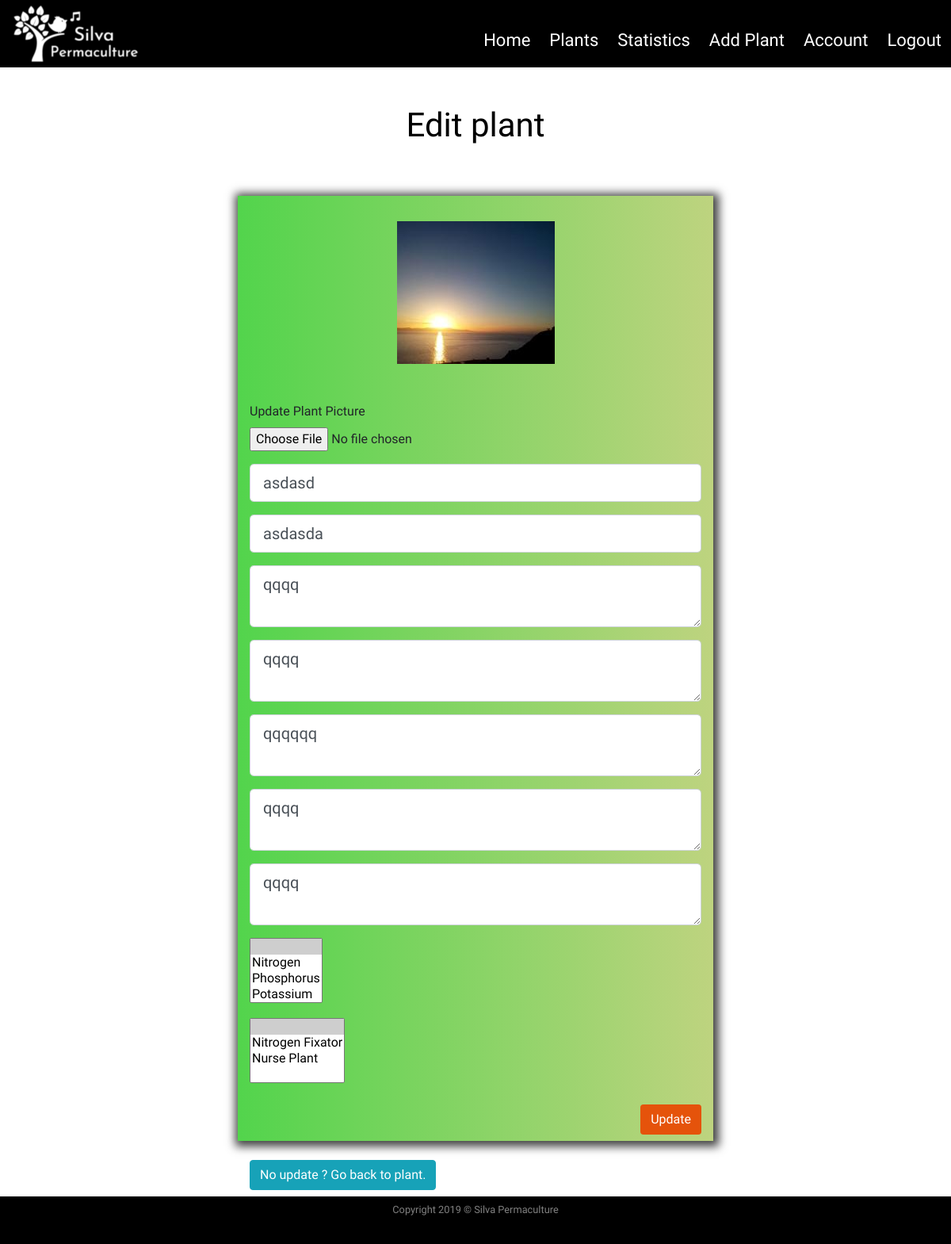
Screenshot of /plants/14/edit (signed in) with the database file from the repository.
### silvapermaculture/models.py (models this page shows, shortened)
class SearchitMixin(object):
    @classmethod
    def search(cls, expression, page, per_page):
        ids, total = search_index(cls.__tablename__, expression, page, per_page)
        if total == 0:
            return cls.query.filter_by(id=0), 0
        when = []
        for i in range(len(ids)):
            when.append((ids[i],i))
        return cls.query.filter(cls.id.in_(ids)).order_by(
            db.case(when, value=cls.id)), total

class Plants(SearchitMixin, db.Model):
    __searchit__ = ['common_name', 'botanical_name', 'medicinal', 'region']
    id = db.Column(db.Integer, primary_key=True)
    common_name = db.Column(db.String(40), nullable=False)
    botanical_name = db.Column(db.String(80), unique=True, nullable=False)
    short_description = db.Column(db.Text, nullable=False)
    medicinal = db.Column(db.Text, nullable=False)
    other_uses = db.Column(db.Text, nullable=False)
    habitats = db.Column(db.Text, nullable=False)
    region = db.Column(db.Text, nullable=False)
    image_file = db.Column(db.String(20), default='default_plant_pic.jpg')
    date_added = db.Column(db.DateTime, nullable=False, default=datetime.utcnow)
    user_id = db.Column(db.Integer, db.ForeignKey('user.id'), nullable=False)
    dna = db.relationship('DNA', secondary = plants_dna_table)  # Dynamic_Nutrient_Accumulated
    nfn = db.relationship('NFN', secondary = plants_nfn_table)  # Nitrogen_Fixers_Nursing

### silvapermaculture/plants/routes.py (the view)
@plants.route("/plants/<int:plant_id>/edit", methods=['GET', 'POST'])
@login_required# User must be logged in to create a new plant
def update_plant(plant_id):
    plant = Plants.query.get_or_404(plant_id)
    if plant.author != current_user:
        abort(403)
    form = UpdatePlantForm()
    if form.validate_on_submit():
        if form.plantPic.data:
            picture_file = save_plant_picture(form.plantPic.data)
            plant.image_file = picture_file
        plant.common_name = form.common_name.data
        plant.botanical_name = form.botanical_name.data
        plant.short_description = form.short_description.data
        plant.medicinal = form.medicinal.data
        plant.habitats = form.habitats.data
        plant.other_uses = form.other_uses.data
        plant.region = form.region.data
        plant.dna = form.dna.data
        plant.nfn = form.nfn.data
        db.session.commit()
        flash(f'You have successfully updated the plant !', 'success')
        return redirect(url_for('plants.plant', plant_id=plant.id))
    elif request.method == 'GET':
        form.common_name.data = plant.common_name
        form.botanical_name.data = plant.botanical_name
        form.short_description.data = plant.short_description
        form.medicinal.data = plant.medicinal
        form.habitats.data = plant.habitats
        form.other_uses.data = plant.other_uses
        form.region.data = plant.region
        form.dna.data = plant.dna
        form.nfn.data = plant.nfn
    back_to_plant = url_for('plants.plant', plant_id=plant.id)
    image_file = url_for('static', filename='img/plants/' + plant.image_file)
    return render_template('update_plant.html', title='Update plant', image_file=image_file,
                           form=form, return_to_page=back_to_plant)

### silvapermaculture/models.py (called while the page is built)
@login_manager.user_loader
def load_user(user_id):
    return User.query.get(int(user_id))

### silvapermaculture/plants/forms.py (called while the page is built)
def enabled_dna():
    return DNA.query

def enabled_nfn():
    return NFN.query

### silvapermaculture/templates/update_plant.html (shortened to what this page needs)
{% extends "layout.html" %}
    {% block content %}
        <div class="row my-3">
            <div class="col-12">
                <h1 class="text-center my-4 py-2" id="headingOther">Edit plant </h1>
            </div>
        </div>
        <div class="row">
            <div class="col-12 col-lg-6 mx-auto my-3" id="login">
                    <img class="img-fluid my-2 py-4 mx-auto d-block" src="{{ image_file }}"  alt="Default plant image"/>
                    <form id="registration" class="my-4" method="POST" action="" enctype="multipart/form-data">
                          <div class="form-group">
                              {{ form.plantPic.label() }}
                              {{ form.plantPic(class="form-control-file") }}
                          </div>
                          <div class="form-group">
                              {% if form.common_name.errors %}
                                {{ form.common_name(class="form-control form-control-lg is-invalid") }}
                                <div class="invalid-feedback">
                                    {% for error in form.common_name.errors %}
                                        <span>{{ error }}</span>
                                    {% endfor %}
                                </div>
                              {% else %}
                              {{ form.common_name(class="form-control form-control-lg") }}
                              {% endif %}
                          </div>
                          <div class="form-group">
                              {% if form.botanical_name.errors %}
                                {{ form.botanical_name(class="form-control form-control-lg is-invalid") }}
                                <div class="invalid-feedback">
                                    {% for error in form.botanical_name.errors %}
                                        <span>{{ error }}</span>
                                    {% endfor %}
                                </div>
                              {% else %}
                              {{ form.botanical_name(class="form-control form-control-lg") }}
                              {% endif %}
                          </div>
                          <div class="form-group">
                              {% if form.short_description.errors %}
                                {{ form.short_description(class="form-control form-control-lg is-invalid") }}
                                <div class="invalid-feedback">
                                    {% for error in form.short_description.errors %}
                                        <span>{{ error }}</span>
                                    {% endfor %}
                                </div>
                              {% else %}
                              {{ form.short_description(class="form-control form-control-lg") }}
                              {% endif %}
                          </div>
                          <div class="form-group">
                              {% if form.medicinal.errors %}
                                {{ form.medicinal(class="form-control form-control-lg is-invalid") }}
                                <div class="invalid-feedback">
                                    {% for error in form.medicinal.errors %}
                                        <span>{{ error }}</span>
                                    {% endfor %}
                                </div>
                              {% else %}
                              {{ form.medicinal(class="form-control form-control-lg") }}
                              {% endif %}
                          </div>
                           <div class="form-group">
                              {% if form.habitats.errors %}
                                {{ form.habitats(class="form-control form-control-lg is-invalid") }}
                                <div class="invalid-feedback">
                                    {% for error in form.habitats.errors %}
                                        <span>{{ error }}</span>
                                    {% endfor %}
                                </div>
                              {% else %}
                              {{ form.habitats(class="form-control form-control-lg") }}
                              {% endif %}
                          </div>
                          <div class="form-group">
                              {% if form.other_uses.errors %}
                                {{ form.other_uses(class="form-control form-control-lg is-invalid") }}
                                <div class="invalid-feedback">
                                    {% for error in form.other_uses.errors %}
                                        <span>{{ error }}</span>
                                    {% endfor %}
                                </div>
                              {% else %}
                              {{ form.other_uses(class="form-control form-control-lg") }}
                              {% endif %}
                          </div>
                          <div class="form-group">
                              {% if form.region.errors %}
                                {{ form.region(class="form-control form-control-lg is-invalid") }}
                                <div class="invalid-feedback">
                                    {% for error in form.region.errors %}
                                        <span>{{ error }}</span>
                                    {% endfor %}
                                </div>
                              {% else %}
                              {{ form.region(class="form-control form-control-lg") }}
                              {% endif %}
                          </div>
                          <div class="form-group">
                            {{ form.dna(class="selectpicker", multiple=True) }}
                          </div>
                           <div class="form-group">
                               {{ form.nfn(class="selectpicker", multiple=True)}}
                           </div>
                              {{ form.submit(class="btn float-right my-2", id="update-btn") }}
                    </form>
            </div>
        </div>
        <div class="row">
            <div class="col-12 col-lg-6 mx-auto mx-0 my-2">
                 <a class="btn btn-info" href="{{ return_to_page }}">No update ? Go back to plant.</a>
            </div>
        </div>
    {% endblock content %} #Jinja2 allows to put the name of the block here so to know which block is closing if we have multiple.

### silvapermaculture/static/css/style.css (style rules this page uses)
html, body { height: 100% }
body { font-family: 'Nunito Sans', sans-serif; font-size: 16px; display: flex; flex-direction: column; }
#headingOther { color: black; font-size: 42px; }
#register, #login, #account { background: linear-gradient(to right, rgba(9,194,0,0.7), rgba(125,168,0,0.5)); -webkit-box-shadow: 2px 2px 11px 5px rgba(0,0,0,0.75); -moz-box-shadow: 2px 2px 11px 5px rgba(0,0,0,0.75); box-shadow: 2px 2px 11px 5px rgba(0,0,0,0.75); }
#register-btn, #login-btn, #update-btn, #sign-btn { color:white; background-color: #E5530B; transition: all .5s }

### rows the page displays
Plants: common_name "asdasd", botanical_name "asdasda", short_description "qqqq", medicinal "qqqq", habitats "qqqqqq", other_uses "qqqq", region "qqqq"
